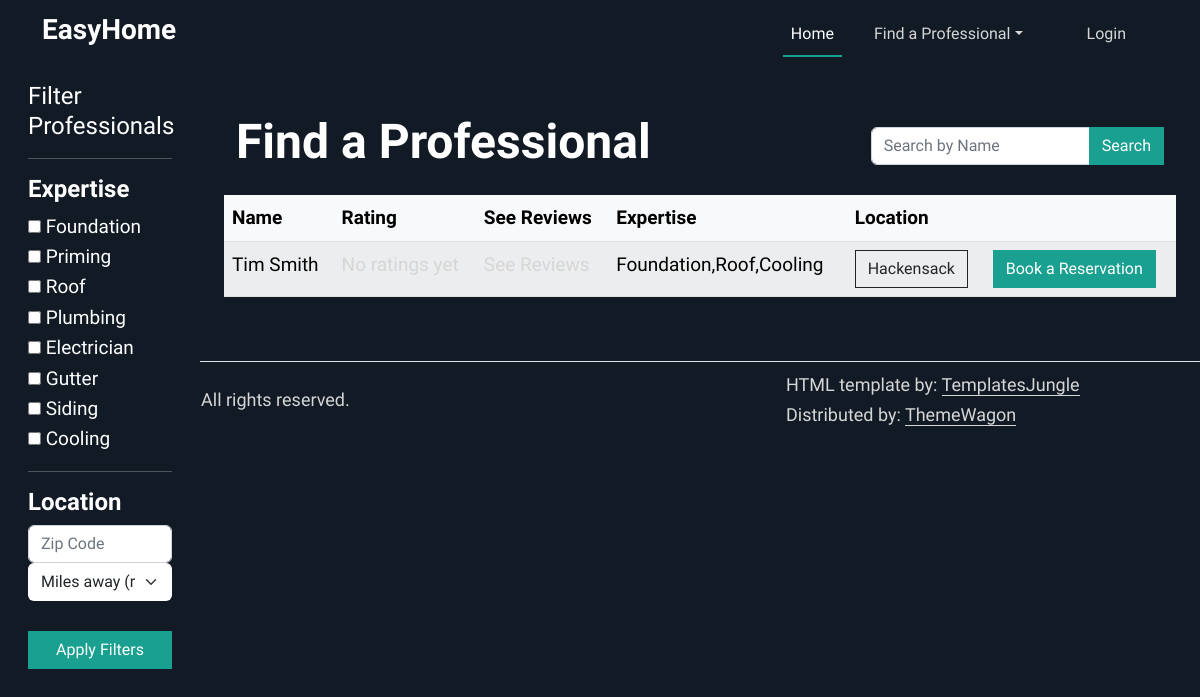
Page /professionals on the committed database.
### tables this page shows
CREATE TABLE professionals (
                  id INTEGER PRIMARY KEY AUTOINCREMENT,
                  user_id INTEGER NOT NULL,
                  profession VARCHAR2(50) NOT NULL,
                  hourly_cost DECIMAL(10,2),
                  description TEXT,
                  is_verified BOOLEAN DEFAULT 0,
                  FOREIGN KEY (user_id) REFERENCES users(id)
            );

CREATE TABLE users (
                id INTEGER PRIMARY KEY AUTOINCREMENT,
                first_name VARCHAR2(25) NOT NULL,
                middle_name VARCHAR2(15),
                last_name VARCHAR2(25) NOT NULL,
                gender CHAR(1) CHECK (gender IN ('M','F','O')) NOT NULL,
                phone_number VARCHAR2(12) NOT NULL,
                email VARCHAR2(50) NOT NULL,
                password VARCHAR2(50) NOT NULL,
                street_number VARCHAR2(10),
                street_name VARCHAR2(35),
                town VARCHAR2(30),
                state CHAR(2),
                zip_code NUMBER(5),
                user_type VARCHAR2(20) CHECK (user_type IN ('customer','professional')) DEFAULT 'customer'
            );

### app.py (the view, shortened to what this page needs)
@app.route('/professionals', methods=["GET", "POST"])
def professionals():
    list = get_professionals()
    user_zip = None
    if current_user.is_authenticated:
        user_zip = get_user_by_id(current_user.id).zip_code
    return render_template("professionals.html", professionals=list, user_zip=user_zip)

### templates/professionals.html (shortened to what this page needs)
{%extends "base.html"%}
{%block content%}
<div class="container-fluid">
  <div class="row">
    <div class="col-md-3 col-lg-2 d-md-block bg-dark text-white sidebar vh-100 position-fixed">
      <div class="p-3">
        <a href="/" class="d-flex align-items-center mb-3 mb-md-0 text-white text-decoration-none">
          <span class="fs-4">Filter Professionals</span>
        </a>
        <hr>
        <form method="POST">
          <h4>Expertise</h4>
          <input type="checkbox" id="Foundation" name="expertise" value="Foundation">
          <label for="Foundation">Foundation</label><br>
          <input type="checkbox" id="Priming" name="expertise" value="Priming">
          <label for="Priming">Priming</label><br>
          <input type="checkbox" id="Roof" name="expertise" value="Roof">
          <label for="Roof">Roof</label><br>
          <input type="checkbox" id="Plumbing" name="expertise" value="Plumbing">
          <label for="Plumbing">Plumbing</label><br>
          <input type="checkbox" id="Electrician" name="expertise" value="Electrician">
          <label for="Electrician">Electrician</label><br>
          <input type="checkbox" id="Gutter" name="expertise" value="Gutter">
          <label for="Gutter">Gutter</label><br>
          <input type="checkbox" id="Siding" name="expertise" value="Siding">
          <label for="Siding">Siding</label><br>
          <input type="checkbox" id="Cooling" name="expertise" value="Cooling">
          <label for="Cooling">Cooling</label><br>
          <hr>
          <h4>Location</h4>
          <div class="input-group rounded">
            <input type="search" class="form-control rounded" placeholder="Zip Code" aria-label="Search"
              aria-describedby="search-addon" name="zip_code" />
          </div>
          <select class="form-select" aria-label="Miles away" name="distance">
            <option selected value="0">Miles away (range)</option>
          </select>
          <br>
          <button type="submit" class="btn btn-primary w-100" name="filters">Apply Filters</button>
        </form>
      </div>
    </div>
    <main class="col-md-9 ms-sm-auto col-lg-10 px-md-4 offset-md-3">
        <section id="feature">
          <div class="container py-5">
            <div class="row align-items-center mb-3">
              <div class="col-md-8">
                <h2>Find a Professional</h2>
              </div>
              <div class="col-md-4">
                <form method="POST">
                  <div class="input-group">
                    <input type="search" class="form-control" placeholder="Search by Name" name="search" />
                    <button type="submit" class="btn btn-primary" name="name">Search</button>
                  </div>
                </form>
              </div>
            </div>
          <div class="row">
            <table class="table table-striped table-light">
              <thead>
                <tr>
                  <th scope="col">Name</th>
                  <th scope="col">Rating</th>
                  <th scope="col">See Reviews</th>
                  <th scope="col">Expertise</th>
                  <th scope="col">Location</th>
                  <th scope="col"></th>
                </tr>
              </thead>
              <tbody>
                {%for prof in professionals%}
                <tr>
                  <td>{{prof.first_name}} {{prof.last_name}}</td>
                  <td>
                  <a href="/submit_review/{{prof.user_id}}">
                    {% if prof.avg_rating > 0 %}
                    <span class="text-warning">
                      {% for i in range(prof.avg_rating|int) %}
                        <i class="fas fa-star"></i>
                      {% endfor %}
                      {% if prof.avg_rating % 1 >= 0.5 %}
                        <i class="fas fa-star-half-alt"></i>
                      {% endif %}
                    </span>
                    {{ prof.avg_rating }} ({{ prof.review_count }} reviews)
                  {% else %}
                    No ratings yet
                  {% endif %}
                </a>
                </td>
                <td>
                  {% if prof.avg_rating > 0 %}
                    <span class="text-warning">
                      {% for i in range(prof.avg_rating|int) %}
                        <i class="fas fa-star"></i>
                      {% endfor %}
                      {% if prof.avg_rating % 1 >= 0.5 %}
                        <i class="fas fa-star-half-alt"></i>
                      {% endif %}
                    </span>
                    <a href="/reviews/{{prof.prof_id}}">{{ prof.avg_rating }} ({{ prof.review_count }} reviews)</a>
                  {% else %}
                    <a href="/reviews/{{prof.prof_id}}">See Reviews</a>
                  {% endif %}
                </td>
                  <td>{{prof.profession}}</td>
                  <td><button type="button" class="btn btn-outline-dark" data-bs-toggle="modal"
                      data-bs-target="#exampleModal{{ loop.index }}">
                      {{prof.town}}
                    </button>
                  </td>
                  <td><a href="/createReservation/{{prof.prof_id}}" class="btn btn-primary" role="button">Book a Reservation</a></td>
                </tr>
                {%endfor%}
              </tbody>
            </table>
          </div>
        </div>
      </section>
    </main>
  </div>
</div>
{%endblock%}

### static/assets/css/style.css (style rules this page uses)
:root { --accent-color: #1AA090; --dark-color: #121B25; --grey-color: #83898F; --body-text-color: #FFFFFF; --light-text-color: #D6D6D6; --link-color: #092035; }
body { padding-top: 65px; font-family: 'Work Sans', sans-serif; font-weight: 400; font-size: 19px; line-height: 1.6em; color: var(--body-text-color); background-color: var(--dark-color); }
h1, .h1, h2, .h2, h3, .h3, h4, .h4, h5, .h5, h6, .h6 { font-family: 'Work Sans', sans-serif; font-weight: 600; color: var(--body-text-color); }
h2, .h2 { font-size: 48px; }
a { color: var(--light-text-color); text-decoration: none; transition: all 0.3s ease-out; }
.btn { --bs-btn-border-radius: 0 rem; }
.btn-primary { --bs-btn-color: #fff; --bs-btn-bg: var(--accent-color); --bs-btn-border-color: var(--accent-color); --bs-btn-hover-color: #fff; --bs-btn-hover-bg: var(--accent-color); --bs-btn-hover-border-color: var(--accent-color); --bs-btn-active-color: #fff; --bs-btn-active-bg: var(--accent-color); --bs-btn-active-border-color: var(--accent-color); --bs-btn-disabled-color: #fff; --bs-btn-disabled-bg: var(--accent-color); --bs-btn-disabled-border-color: var(--accent-color); }
.bg-dark { background-color: var(--dark-color) !important; }
.form-select { border: 1px solid transparent; border-radius: none; }

### rows in the picture
professionals: first_name "Tim", last_name "Smith", profession "Foundation,Roof,Cooling", town "Hackensack"
